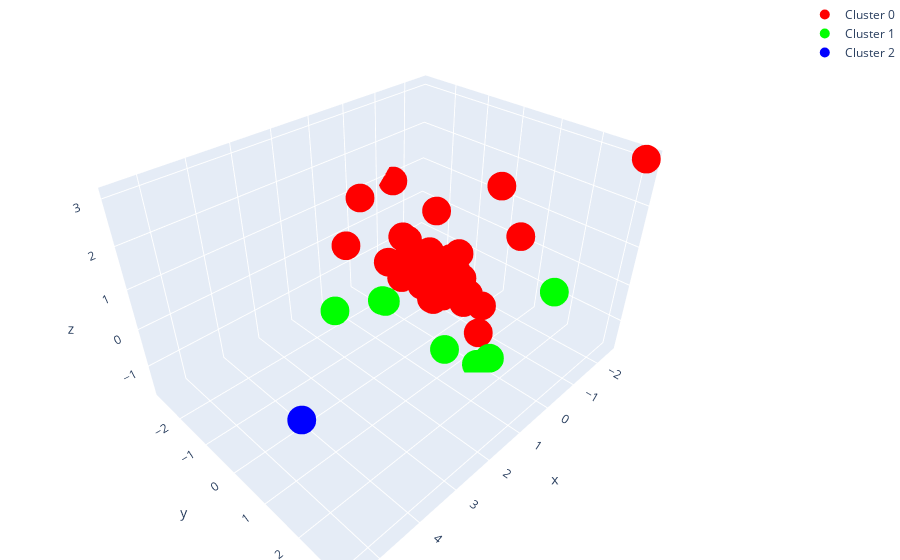

The notebook cell saved with this chart:
### Code cell
# membuat visualisasi 3D untuk setiap klaster
# klaster 1
Cluster0= go.Scatter3d(
        x=df_pca_3[df_pca_3['cluster']==0]['PC1'],
        y=df_pca_3[df_pca_3['cluster']==0]['PC2'],
        z=df_pca_3[df_pca_3['cluster']==0]['PC3'],
        mode="markers",
        marker=dict(
                    size=10,
                    color="rgb(255,0,0)",
        ),
        name="Cluster 0"
)

#klaster 2
Cluster1= go.Scatter3d(
        x=df_pca_3[df_pca_3['cluster']==1]['PC1'],
        y=df_pca_3[df_pca_3['cluster']==1]['PC2'],
        z=df_pca_3[df_pca_3['cluster']==1]['PC3'],
        mode="markers",
        marker=dict(
                    size=10,
                    color="rgb(0,255,0)",
        ),
        name="Cluster 1"
)

# klaster 3
Cluster2= go.Scatter3d(
        x=df_pca_3[df_pca_3['cluster']==2]['PC1'],
        y=df_pca_3[df_pca_3['cluster']==2]['PC2'],
        z=df_pca_3[df_pca_3['cluster']==2]['PC3'],
        mode="markers",
        marker=dict(
                    size=10,
                    color="rgb(0,0,255)",
        ),
        name="Cluster 2"
)


data_plot_km=[Cluster0,Cluster1,Cluster2]

# membuat plot
layout = go.Layout(
    margin=dict(l=0, r=0, b=0, t=0))

fig=go.Figure(data = data_plot_km, layout = layout)
iplot(fig)

### Figure 1 — Plotly figure (JSON) as saved in the notebook; plotly's stock layout.template omitted (floating-point values rounded to 4 significant figures)
{"data": [{"marker": {"color": "rgb(255,0,0)", "size": 10}, "mode": "markers", "name": "Cluster 0", "type": "scatter3d", "x": [0.08106, -0.1853, -0.4271, -0.7029, 0.1303, -0.7419, -2.492, -0.4942, -1.179, 0.01897, -1.201, 1.585, -0.3631, -0.09428, -0.6659, 0.3686, -0.8305, 0.03124, -0.09978, -5.727e-05, -0.9804, -0.4236, -0.4574, 0.5793, 0.866, 0.1154, -0.2155, -0.5152, 0.2803, -0.7628, -0.5568, 0.4453, 0.1572, -0.5777, -0.1884, -0.9468, -1.385], "y": [-0.01172, -0.3582, -0.481, -0.01377, -0.3829, 0.005199, 3.107, -0.03012, 0.6983, -0.3225, 1.31, -1.257, -0.1901, 0.01417, 0.1993, -0.7076, 0.2993, -0.6762, -1.186, 0.2015, 0.1527, -0.6535, -0.6514, -0.5504, -0.6874, -0.03378, -0.4701, 0.9178, -0.3627, 0.222, -0.3397, -2.03, -0.3063, -0.5892, -1.116, 0.6265, -2.807], "z": [-0.645, -0.4171, -0.3518, -0.232, -0.1488, 0.2552, 3.073, 0.2177, 2.085, -0.3461, 1.079, 0.9445, -0.1415, -0.5451, -0.309, 0.2086, -0.8037, 0.1435, 0.4696, -0.4776, -1.038, -0.1491, 0.1381, -0.04431, 0.447, -0.6123, 0.007122, -1.451, -0.09166, -1.06, -0.584, 1.379, -0.3474, 1.206, 0.3715, -1.04, 0.8743]}, {"marker": {"color": "rgb(0,255,0)", "size": 10}, "mode": "markers", "name": "Cluster 1", "type": "scatter3d", "x": [0.1418, -0.4672, 1.505, -0.0208, 2.938, 0.6288, 1.623], "y": [1.423, 2.73, -0.1325, 1.647, -0.08505, 0.8622, -0.1003], "z": [-1.696, 0.7062, -0.006058, -1.472, 0.5527, -1.295, 0.09979]}, {"marker": {"color": "rgb(0,0,255)", "size": 10}, "mode": "markers", "name": "Cluster 2", "type": "scatter3d", "x": [5.48], "y": [2.118], "z": [1.047]}], "layout": {"margin": {"b": 0, "l": 0, "r": 0, "t": 0}}}
